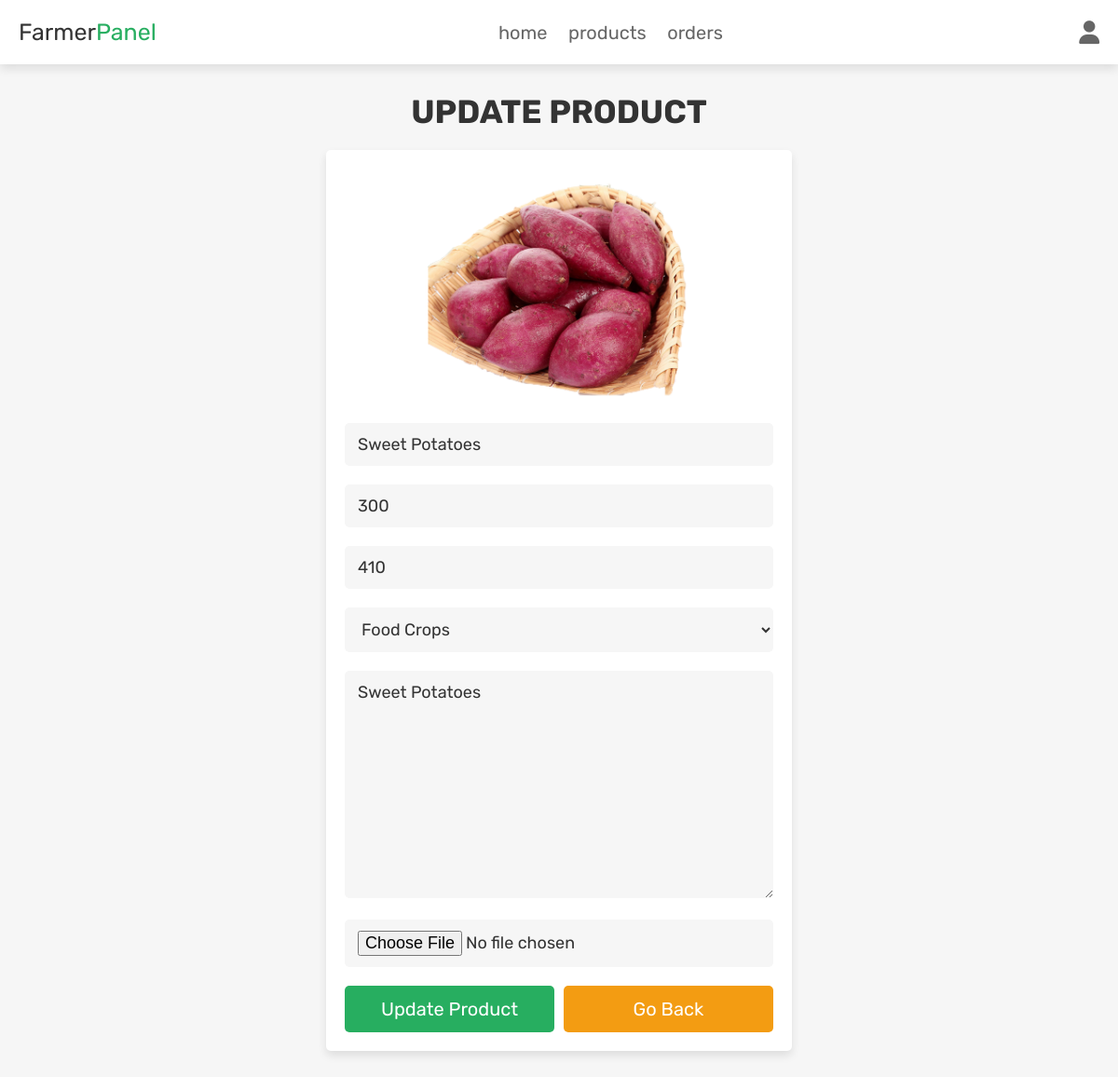
Before: /farmer_update_product.php?update=32 (signed in) with the older database file.
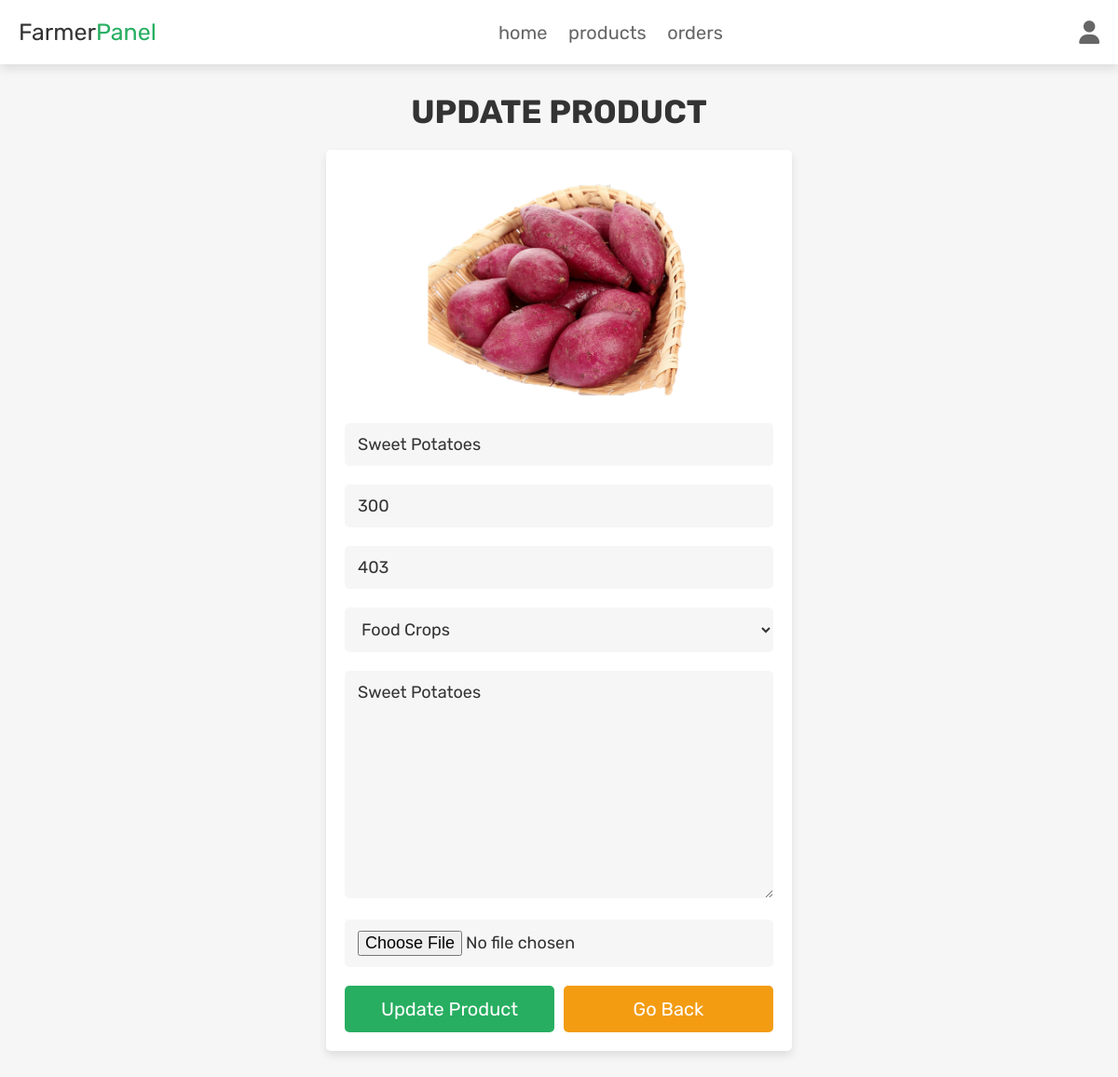
After: the same page with the newer database file.
### tables this page shows
CREATE TABLE `products` (
  `id` int(100) NOT NULL,
  `farmer_id` varchar(40) NOT NULL,
  `name` varchar(100) NOT NULL,
  `category` varchar(20) NOT NULL,
  `quantity` varchar(100) DEFAULT NULL,
  `details` varchar(500) NOT NULL,
  `price` int(100) NOT NULL,
  `image` varchar(100) NOT NULL
);

### farmer_update_product.php (the view, shortened to what this page needs)
<?php
@include 'config.php';
?>
<!DOCTYPE html>
<html lang="en">
<head>
   <link rel="stylesheet" href="https://cdnjs.cloudflare.com/ajax/libs/font-awesome/6.1.1/css/all.min.css">
   <link rel="stylesheet" href="css/admin_style.css">
</head>
<body>
<?php include 'farmer_header.php'; ?>
<section class="update-product">
   <h1 class="title">update product</h1>
   <?php
      $update_id = $_GET['update'];
      $select_products = $conn->prepare("SELECT * FROM `products` WHERE id = ?");
      $select_products->execute([$update_id]);
      if($select_products->rowCount() > 0){
         while($fetch_products = $select_products->fetch(PDO::FETCH_ASSOC)){
   ?>
   <form action="" method="post" enctype="multipart/form-data">
      <img src="uploaded_img/<?= $fetch_products['image']; ?>" alt="">
      <input type="text" name="name" placeholder="enter product name" required class="box" value="<?= $fetch_products['name']; ?>">
      <input type="number" name="price" min="0" placeholder="enter product price" required class="box" value="<?= $fetch_products['price']; ?>">
      <input type="number" name="quantity" min="0" placeholder="enter product quantity" required class="box" value="<?= $fetch_products['quantity']; ?>">
      <select name="category" class="box" required>
         <option selected><?= $fetch_products['category']; ?></option>
      </select>
      <textarea name="details" required placeholder="enter product details" class="box" cols="30" rows="10"><?= $fetch_products['details']; ?></textarea>
      <input type="file" name="image" class="box" accept="image/jpg, image/jpeg, image/png">
      <div class="flex-btn">
         <input type="submit" class="btn" value="update product" name="update_product">
         <a href="farmer_product.php" class="option-btn">go back</a>
      </div>
   </form>
   <?php
         }
      }else{
         echo '<p class="empty">no products found!</p>';
      }
   ?>
</section>
</body>
</html>

Changed rows visible on the page:
changed products "Sweet Potatoes": quantity "410" → "403"
